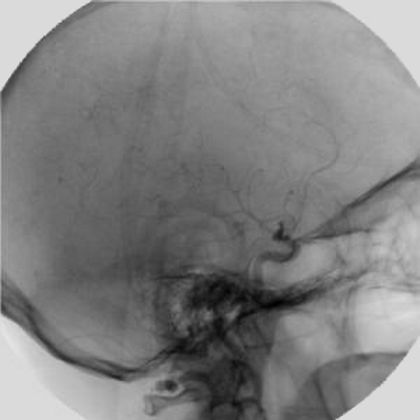
//> input picture Chap2Fundamentals/2.6.3ArithmeticOperations-Jiangshanchen/ArithmeticOperations/subtract/ang2.tif, 420 x 420 px
$ ./code   (built with g++ and OpenCV 4)
//> lines starting //> are read from the running program, lines starting //| are printed output that depends on the picture
#include<iostream>
#include<opencv2/opencv.hpp>
#include <opencv2/highgui/highgui.hpp>
#include <opencv2/imgproc/imgproc.hpp>
using namespace cv;
using namespace std;
int main()
{
    Mat srcimage_1 = imread("/Users/jiangshanchen/2016DIP/Chap2Fundamentals/2.6.3ArithmeticOperations-Jiangshanchen/ArithmeticOperations/subtract/ang2.tif");
//> srcimage_1 is the input picture: 420 rows x 420 cols, CV_8UC3; min 0, max 229, mean 129.3
    Mat srcimage_2 = imread("/Users/jiangshanchen/2016DIP/Chap2Fundamentals/2.6.3ArithmeticOperations-Jiangshanchen/ArithmeticOperations/subtract/ang1.tif");
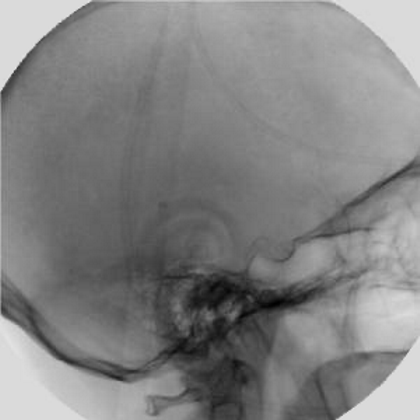
//> input picture Chap2Fundamentals/2.6.3ArithmeticOperations-Jiangshanchen/ArithmeticOperations/subtract/ang1.tif, 420 x 420 px
//> srcimage_2 is the input picture: 420 rows x 420 cols, CV_8UC3; min 0, max 234, mean 130.7
    imshow("Original_1", srcimage_1);
    imshow("Original_2", srcimage_2);
    Mat dstimage;
    dstimage.create(srcimage_1.rows,srcimage_1.cols,srcimage_1.type());
    int r = srcimage_1.rows;
//> r = 420
    int c = srcimage_1.cols;
//> c = 420
    for(int i = 0; i < r; i ++)
    {
        for(int j = 0; j < c; j ++)
        {
            dstimage.at<Vec3b>(i,j)[0]=srcimage_1.at<Vec3b>(i,j)[0]-srcimage_2.at<Vec3b>(i,j)[0];
            dstimage.at<Vec3b>(i,j)[1]=srcimage_1.at<Vec3b>(i,j)[1]-srcimage_2.at<Vec3b>(i,j)[1];
            dstimage.at<Vec3b>(i,j)[2]=srcimage_1.at<Vec3b>(i,j)[2]-srcimage_2.at<Vec3b>(i,j)[2];
            if(dstimage.at<Vec3b>(i,j)[0]<40)
                dstimage.at<Vec3b>(i,j)[0]=255;
            if(dstimage.at<Vec3b>(i,j)[1]<40)
                dstimage.at<Vec3b>(i,j)[1]=255;
            if(dstimage.at<Vec3b>(i,j)[2]<40)
                dstimage.at<Vec3b>(i,j)[2]=255;
        }
    }
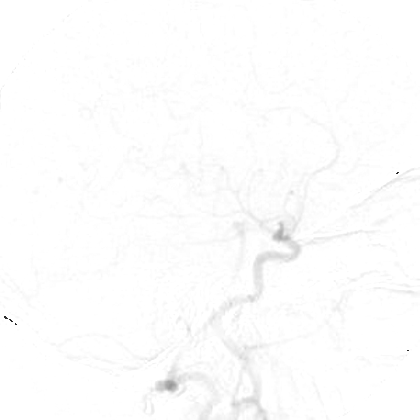
//> dstimage: 420 rows x 420 cols, CV_8UC3; min 40, max 255, mean 253.1
    imshow("dstimage", dstimage);
    imwrite("sub.jpg", dstimage);
    waitKey(0);
    return 0;
}
